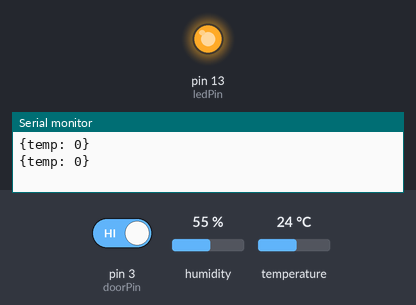
Bench run of a sketch on a simulated Arduino Uno, built with avr-gcc and run on an emulated ATmega328P. On the bench: output pins drawn as LEDs (lit = HIGH), the last lines printed to the serial monitor. The test bench sets the inputs (shaded band); at power-on: pin 3 (doorPin) HIGH, humidity 55 %, temperature 24 °C.

Above: at 1.2 s.
1.3 s: pin 3 (doorPin) driven LOW
At 1.9 s:
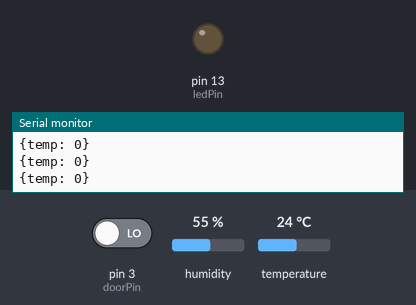
2.8 s: pin 3 (doorPin) driven HIGH
At 3.9 s:
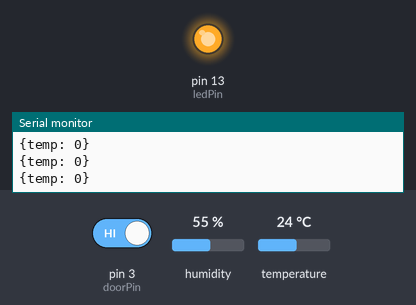
Timing chart, 0 to 5.8 s (numbered marks = the images above; inputs shaded):
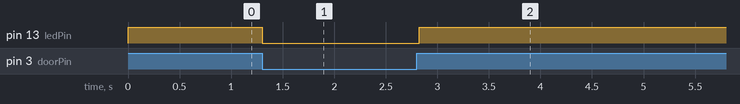

The sketch:

ledTriggerWithSerialWrite.ino
```cpp
#include <stdio.h>
#include <dht.h>

const int ledPin = 13;
const int dht11Pin = 5;
const int doorPin = 3;

unsigned int desiredLedStatus;
unsigned int ledStatus;
int dhtDataReadStatus;
float humidity;
float temp;
unsigned int contact;

dht DHT;

int i;
int f;

void setup() {
  Serial.begin(9600);
  while(!Serial){
    ;
  }

  pinMode(ledPin, OUTPUT);
  pinMode(doorPin, INPUT_PULLUP);

  feedback();
  i=0;
  f=0;
}

void loop() {
    f++;
    i++;

    if (f % 25 == 0) {
      dhtDataReadStatus = DHT.read11(dht11Pin);
      humidity = DHT.humidity;
      temp = DHT.temperature;
      f = 1;
    }

    if (digitalRead(doorPin) == HIGH && ledStatus == 0) {
      digitalWrite(ledPin, HIGH);
      feedback();
    }

    if (digitalRead(doorPin) == LOW && ledStatus == 1) {
      digitalWrite(ledPin, LOW);
      feedback();
    }

    if (i == 100) {
      feedback();
    }

    delay(100);
}

void feedback() {
      char buffer [100];
      ledStatus = digitalRead(ledPin);
      contact = digitalRead(doorPin);

      sprintf(buffer, "{temp: %d}", temp);

      Serial.println(buffer);

      i = 0;
}
```

Measured:
- after the input at 1.3 s, pin 13 (ledPin): HIGH → LOW at once
- after the input at 2.8 s, pin 13 (ledPin): LOW → HIGH at once
